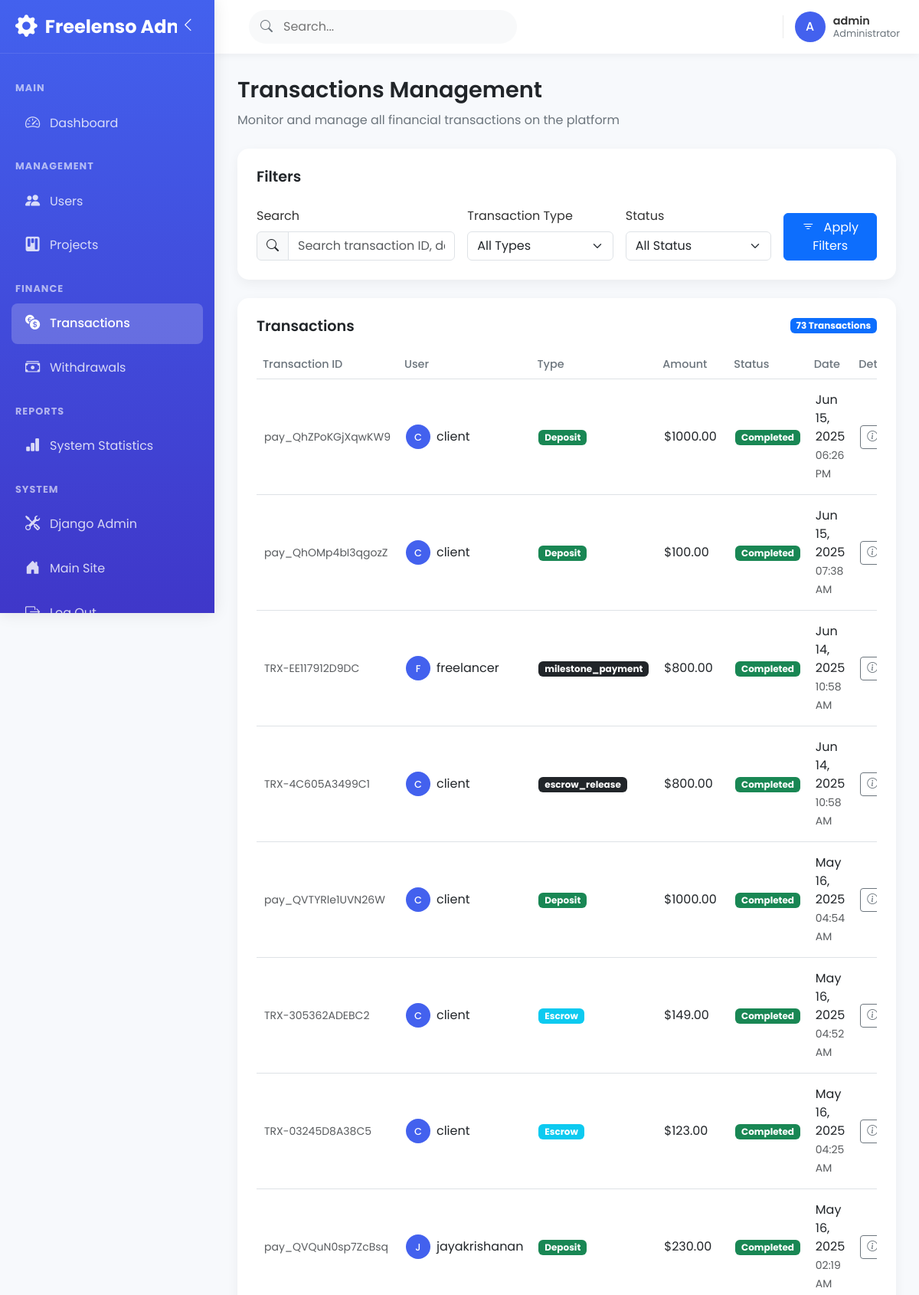
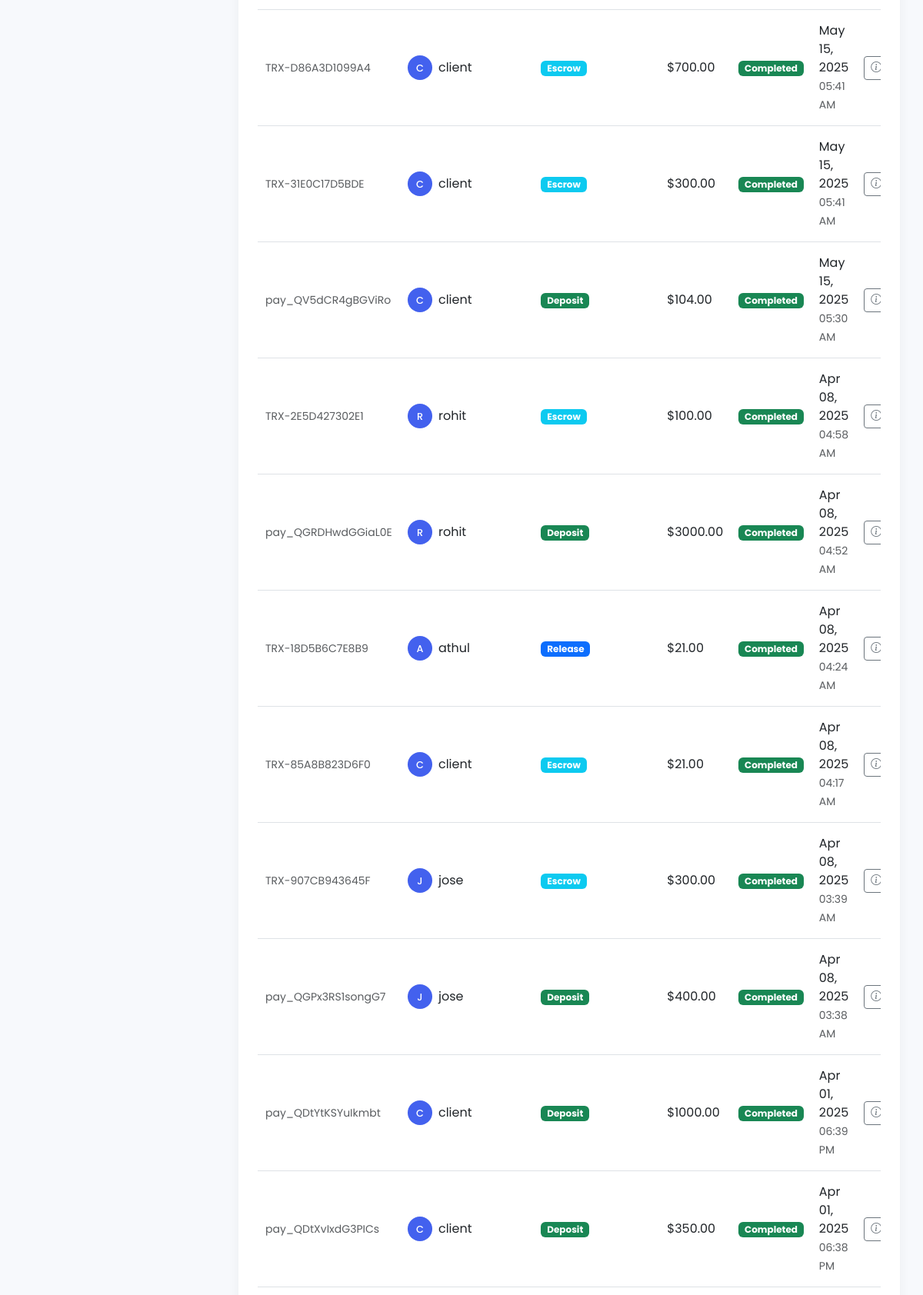
The app's page /admin-dashboard/transactions/ (signed in, upper part) with its own data (2 pictures, top to bottom).
### core/models.py (models this page shows, shortened)
class Transaction(models.Model):
    TRANSACTION_TYPES = [
        ('deposit', 'Wallet Deposit'),
        ('withdrawal', 'Wallet Withdrawal'),
        ('escrow', 'Fund Escrow'),
        ('release', 'Release to Freelancer'),
        ('refund', 'Refund to Client'),
        ('fee', 'Platform Fee'),
    ]
    PAYMENT_METHODS = [
        ('wallet', 'Wallet Balance'),
        ('bank', 'Bank Transfer'),
        ('upi', 'UPI'),
        ('card', 'Credit/Debit Card'),
    ]
    STATUS_CHOICES = [
        ('pending', 'Pending'),
        ('completed', 'Completed'),
        ('failed', 'Failed'),
        ('cancelled', 'Cancelled'),
    ]
    transaction_id = models.CharField(max_length=100, unique=True)
    wallet = models.ForeignKey(Wallet, on_delete=models.CASCADE, related_name='transactions')
    project = models.ForeignKey(Project, on_delete=models.SET_NULL, null=True, blank=True, related_name='transactions')
    milestone = models.ForeignKey(ProjectMilestone, on_delete=models.SET_NULL, null=True, blank=True, related_name='transactions')
    amount = models.DecimalField(max_digits=10, decimal_places=2, validators=[MinValueValidator(Decimal('0.01'))])
    fee_amount = models.DecimalField(max_digits=10, decimal_places=2, default=0.00)
    transaction_type = models.CharField(max_length=20, choices=TRANSACTION_TYPES)
    payment_method = models.CharField(max_length=20, choices=PAYMENT_METHODS)
    status = models.CharField(max_length=20, choices=STATUS_CHOICES, default='pending')
    description = models.TextField(blank=True)
    reference_id = models.CharField(max_length=100, blank=True)  # For external payment references
    created_at = models.DateTimeField(auto_now_add=True)
    updated_at = models.DateTimeField(auto_now=True)
    class Meta:
        ordering = ['-created_at']

class Wallet(models.Model):
    user = models.OneToOneField(UserProfile, on_delete=models.CASCADE, related_name='wallet')
    balance = models.DecimalField(max_digits=10, decimal_places=2, default=0.00, validators=[MinValueValidator(Decimal('0.00'))])
    escrow_balance = models.DecimalField(max_digits=10, decimal_places=2, default=0.00, validators=[MinValueValidator(Decimal('0.00'))])
    currency = models.CharField(max_length=3, default='USD')
    is_active = models.BooleanField(default=True)
    created_at = models.DateTimeField(auto_now_add=True)
    updated_at = models.DateTimeField(auto_now=True)

class UserProfile(models.Model):
    user = models.OneToOneField(User, on_delete=models.CASCADE)
    is_freelancer = models.BooleanField(default=False)
    is_client = models.BooleanField(default=False)
    profile_picture = models.ImageField(upload_to='profile_pics', null=True, blank=True)
    bio = models.TextField(null=True, blank=True)
    skills = models.CharField(max_length=500, null=True, blank=True)
    hourly_rate = models.DecimalField(max_digits=10, decimal_places=2, null=True, blank=True)
    country = models.CharField(max_length=100, null=True, blank=True)
    phone_number = models.CharField(max_length=15, null=True, blank=True)
    website = models.URLField(max_length=200, null=True, blank=True)
    linkedin = models.URLField(max_length=200, null=True, blank=True)
    github = models.URLField(max_length=200, null=True, blank=True)
    languages = models.CharField(max_length=200, null=True, blank=True)
    education = models.TextField(null=True, blank=True)
    experience = models.TextField(null=True, blank=True)
    availability = models.CharField(max_length=100, null=True, blank=True)
    created_at = models.DateTimeField(auto_now_add=True)
    updated_at = models.DateTimeField(auto_now=True)
    wallet_balance = models.DecimalField(max_digits=10, decimal_places=2, default=0.00)

### core/admin_views.py (the view)
# urls.py: path('admin-dashboard/transactions/', admin_views.admin_transactions, name='admin_transactions'),
@login_required
@user_passes_test(is_admin)
def admin_transactions(request):
    transaction_type = request.GET.get('type', '')
    status = request.GET.get('status', '')
    search = request.GET.get('search', '')
    transactions = Transaction.objects.all().order_by('-created_at')
    if transaction_type:
        transactions = transactions.filter(transaction_type=transaction_type)
    if status:
        transactions = transactions.filter(status=status)
    if search:
        transactions = transactions.filter(
            Q(wallet__user__user__username__icontains=search) |
            Q(transaction_id__icontains=search) |
            Q(description__icontains=search)
        )
    context = {
        'transactions': transactions,
        'transaction_type': transaction_type,
        'status': status,
        'search': search,
        'transaction_types': Transaction.TRANSACTION_TYPES,
        'status_choices': Transaction.STATUS_CHOICES,
    }
    return render(request, 'admin/transactions.html', context)

### templates/admin/transactions.html (shortened to what this page needs)
{% extends 'admin/admin_base.html' %}
{% block page_title %}Transactions Management{% endblock %}
{% block page_subtitle %}Monitor and manage all financial transactions on the platform{% endblock %}
{% block content %}
<div class="data-card mb-4">
    <div class="data-card-header">
        <h5 class="data-card-title">Filters</h5>
    </div>
    <div class="card-body pt-0">
        <form method="get" class="row g-3 align-items-end">
            <div class="col-lg-4 col-md-6">
                <label for="search" class="form-label">Search</label>
                <div class="input-group">
                    <span class="input-group-text"><i class="bi bi-search"></i></span>
                    <input type="text" class="form-control" id="search" name="search" placeholder="Search transaction ID, description..." value="{{ search }}">
                </div>
            </div>
            <div class="col-lg-3 col-md-6">
                <label for="type" class="form-label">Transaction Type</label>
                <select class="form-select" id="type" name="type">
                    <option value="" {% if transaction_type == '' %}selected{% endif %}>All Types</option>
                </select>
            </div>
            <div class="col-lg-3 col-md-6">
                <label for="status" class="form-label">Status</label>
                <select class="form-select" id="status" name="status">
                    <option value="" {% if status == '' %}selected{% endif %}>All Status</option>
                </select>
            </div>
            <div class="col-lg-2 col-md-6 d-flex">
                <button type="submit" class="btn btn-primary flex-fill">
                    <i class="bi bi-filter me-2"></i> Apply Filters
                </button>
            </div>
        </form>
    </div>
</div>
<div class="data-card">
    <div class="data-card-header d-flex justify-content-between align-items-center">
        <h5 class="data-card-title mb-0">Transactions</h5>
        <span class="badge bg-primary">{{ transactions.count }} Transactions</span>
    </div>
    <div class="table-responsive">
        <table class="table table-hover align-middle">
            <thead>
                <tr>
                    <th>Transaction ID</th>
                    <th>User</th>
                    <th>Type</th>
                    <th>Amount</th>
                    <th>Status</th>
                    <th>Date</th>
                    <th>Details</th>
                </tr>
            </thead>
            <tbody>
                {% for transaction in transactions %}
                <tr>
                    <td><small class="text-muted">{{ transaction.transaction_id }}</small></td>
                    <td>
                        <div class="d-flex align-items-center">
                            <div class="user-avatar me-2" style="width: 32px; height: 32px; font-size: 0.8rem;">
                                {{ transaction.wallet.user.user.username|slice:":1"|upper }}
                            </div>
                            <div>{{ transaction.wallet.user.user.username }}</div>
                        </div>
                    </td>
                    <td>
                        {% if transaction.transaction_type == 'deposit' %}
                        <span class="badge bg-success">Deposit</span>
                        {% elif transaction.transaction_type == 'withdrawal' %}
                        <span class="badge bg-warning">Withdrawal</span>
                        {% elif transaction.transaction_type == 'escrow' %}
                        <span class="badge bg-info">Escrow</span>
                        {% elif transaction.transaction_type == 'release' %}
                        <span class="badge bg-primary">Release</span>
                        {% elif transaction.transaction_type == 'fee' %}
                        <span class="badge bg-secondary">Fee</span>
                        {% elif transaction.transaction_type == 'refund' %}
                        <span class="badge bg-danger">Refund</span>
                        {% else %}
                        <span class="badge bg-dark">{{ transaction.transaction_type }}</span>
                        {% endif %}
                    </td>
                    <td>
                        <div>${{ transaction.amount }}</div>
                    </td>
                    <td>
                        {% if transaction.status == 'completed' %}
                        <span class="badge bg-success">Completed</span>
                        {% elif transaction.status == 'pending' %}
                        <span class="badge bg-warning">Pending</span>
                        {% elif transaction.status == 'failed' %}
                        <span class="badge bg-danger">Failed</span>
                        {% elif transaction.status == 'cancelled' %}
                        <span class="badge bg-secondary">Cancelled</span>
                        {% else %}
                        <span class="badge bg-secondary">{{ transaction.status }}</span>
                        {% endif %}
                    </td>
                    <td>
                        <div>{{ transaction.created_at|date:"M d, Y" }}</div>
                        <small class="text-muted">{{ transaction.created_at|time:"h:i A" }}</small>
                    </td>
                    <td>
                        <button type="button" class="btn btn-sm btn-outline-secondary" data-bs-toggle="modal" data-bs-target="#transactionModal{{ transaction.id }}">
                            <i class="bi bi-info-circle"></i>
                        </button>
                    </td>
                </tr>
                {% endfor %}
            </tbody>
        </table>
    </div>
</div>
{% endblock %}

### templates/admin/admin_base.html (shortened to what this page needs)
<!DOCTYPE html>
<html lang="en">
<head>
    <link href="https://cdn.jsdelivr.net/npm/bootstrap@5.3.0/dist/css/bootstrap.min.css" rel="stylesheet">
    <link rel="stylesheet" href="https://cdn.jsdelivr.net/npm/bootstrap-icons@1.11.3/font/bootstrap-icons.min.css">
</head>
<body>
    <div class="admin-sidebar" id="adminSidebar">
        <div class="sidebar-header">
            <a href="{% url 'admin_dashboard' %}" class="sidebar-brand">
                <i class="bi bi-gear-fill sidebar-brand-icon"></i>
                <span class="sidebar-brand-text">Freelenso Admin</span>
            </a>
            <button class="toggle-sidebar" id="toggleSidebar">
                <i class="bi bi-chevron-left"></i>
            </button>
        </div>
        <div class="sidebar-nav">
            <div class="sidebar-heading">Main</div>
            <div class="nav-item {% if request.path == '/admin-dashboard/' %}active{% endif %}">
                <a class="nav-link {% if request.path == '/admin-dashboard/' %}active{% endif %}" href="{% url 'admin_dashboard' %}">
                    <i class="bi bi-speedometer2 nav-icon"></i>
                    <span class="nav-text">Dashboard</span>
                </a>
            </div>
            <div class="sidebar-heading">Management</div>
            <div class="nav-item {% if '/admin-dashboard/users/' in request.path %}active{% endif %}">
                <a class="nav-link {% if '/admin-dashboard/users/' in request.path %}active{% endif %}" href="{% url 'admin_users' %}">
                    <i class="bi bi-people-fill nav-icon"></i>
                    <span class="nav-text">Users</span>
                </a>
            </div>
            <div class="nav-item {% if '/admin-dashboard/projects/' in request.path %}active{% endif %}">
                <a class="nav-link {% if '/admin-dashboard/projects/' in request.path %}active{% endif %}" href="{% url 'admin_projects' %}">
                    <i class="bi bi-kanban-fill nav-icon"></i>
                    <span class="nav-text">Projects</span>
                </a>
            </div>
            <div class="sidebar-heading">Finance</div>
            <div class="nav-item {% if '/admin-dashboard/transactions/' in request.path %}active{% endif %}">
                <a class="nav-link {% if '/admin-dashboard/transactions/' in request.path %}active{% endif %}" href="{% url 'admin_transactions' %}">
                    <i class="bi bi-currency-exchange nav-icon"></i>
                    <span class="nav-text">Transactions</span>
                </a>
            </div>
            <div class="nav-item {% if '/admin-dashboard/withdrawals/' in request.path %}active{% endif %}">
                <a class="nav-link {% if '/admin-dashboard/withdrawals/' in request.path %}active{% endif %}" href="{% url 'admin_withdrawals' %}">
                    <i class="bi bi-cash-stack nav-icon"></i>
                    <span class="nav-text">Withdrawals</span>
                </a>
            </div>
            <div class="sidebar-heading">Reports</div>
            <div class="nav-item {% if '/admin-dashboard/stats/' in request.path %}active{% endif %}">
                <a class="nav-link {% if '/admin-dashboard/stats/' in request.path %}active{% endif %}" href="{% url 'admin_system_stats' %}">
                    <i class="bi bi-bar-chart-fill nav-icon"></i>
                    <span class="nav-text">System Statistics</span>
                </a>
            </div>
            <div class="sidebar-heading">System</div>
            <div class="nav-item">
                <a class="nav-link" href="/admin/" target="_blank">
                    <i class="bi bi-tools nav-icon"></i>
                    <span class="nav-text">Django Admin</span>
                </a>
            </div>
            <div class="nav-item">
                <a class="nav-link" href="{% url 'index' %}">
                    <i class="bi bi-house-door-fill nav-icon"></i>
                    <span class="nav-text">Main Site</span>
                </a>
            </div>
            <div class="nav-item">
                <a class="nav-link" href="{% url 'logout' %}">
                    <i class="bi bi-box-arrow-right nav-icon"></i>
                    <span class="nav-text">Log Out</span>
                </a>
            </div>
        </div>
    </div>
    <div class="admin-content" id="adminContent">
        <div class="admin-topbar">
            <div class="topbar-search d-none d-md-block">
                <i class="bi bi-search search-icon"></i>
                <input type="text" class="search-input" placeholder="Search...">
            </div>
            <div class="d-flex align-items-center">
                <div class="user-dropdown">
                    <div class="user-avatar">
                        {{ request.user.username|slice:":1"|upper }}
                    </div>
                    <div class="user-info">
                        <div class="user-name">{{ request.user.get_full_name|default:request.user.username }}</div>
                        <div class="user-role">Administrator</div>
                    </div>
                </div>
            </div>
        </div>
        <div class="content-wrapper">
            <div class="page-header">
                <h1 class="page-title">{% block page_title %}Dashboard{% endblock %}</h1>
                <p class="page-subtitle">{% block page_subtitle %}Welcome to Freelenso Admin Dashboard{% endblock %}</p>
            </div>
            {% block content %}{% endblock %}
        </div>
    </div>
</body>
</html>

### records on screen
Transaction: transaction_type "Deposit", status "Completed"
Transaction: transaction_type "Deposit", status "Completed"
Transaction: status "Completed"
Transaction: status "Completed"
Transaction: transaction_type "Deposit", status "Completed"
Transaction: transaction_type "Escrow", status "Completed"
Transaction: transaction_type "Escrow", status "Completed"
Transaction: transaction_type "Deposit", status "Completed"
Transaction: transaction_type "Escrow", status "Completed"
Transaction: transaction_type "Escrow", status "Completed"
Transaction: transaction_type "Deposit", status "Completed"
Transaction: transaction_type "Escrow", status "Completed"
Transaction: transaction_type "Deposit", status "Completed"
Transaction: transaction_type "Release", status "Completed"
Transaction: transaction_type "Escrow", status "Completed"
Transaction: transaction_type "Escrow", status "Completed"
Transaction: transaction_type "Deposit", status "Completed"
Transaction: transaction_type "Deposit", status "Completed"
Transaction: transaction_type "Deposit", status "Completed"

### other values on screen
{{ request.user.username|slice:":1"|upper }} "A"
{{ request.user.get_full_name|default:request.user.username }} "admin"
{{ transactions.count }} "73"
